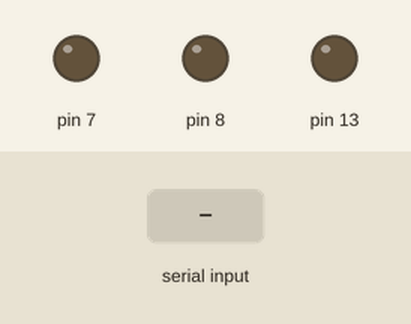
Recording of a sketch running on a simulated Arduino Uno, built with avr-gcc and run on an emulated ATmega328P. On the bench: output pins drawn as LEDs (lit = HIGH). The test bench sets the inputs (shaded band). What the sketch prints to the serial monitor is not drawn.

Above: at 1.4 s.
1.5 s: "1" received over the second serial link
At 2.7 s:
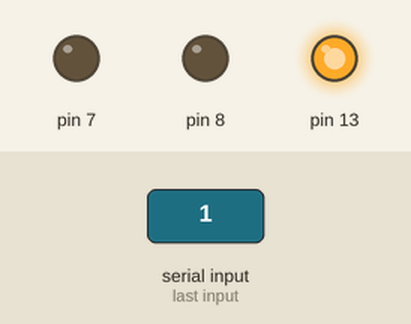
3.0 s: "0" received over the second serial link
At 4.0 s:
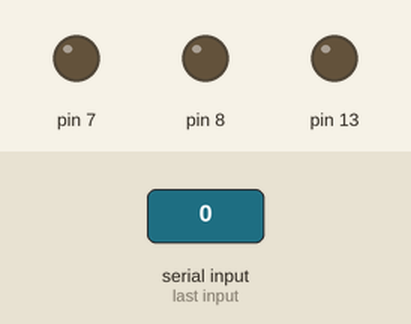
4.5 s: "2" received over the second serial link
At 5.1 s:
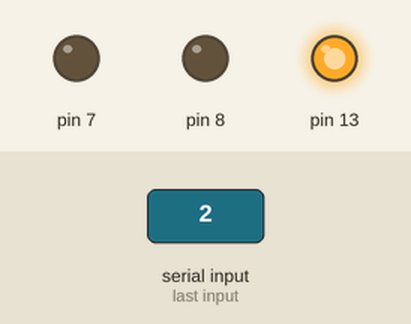
Timing chart, 0 to 7.5 s (numbered marks = the images above; inputs shaded):
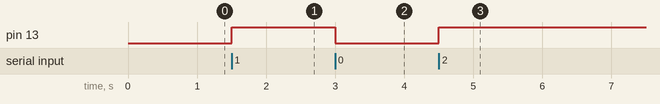

The sketch:

loraTestRx.ino
```cpp
#include <SoftwareSerial.h>

SoftwareSerial mySerial(10, 11); // RX, TX


void setup()
{
	pinMode(7, OUTPUT);
	pinMode(8, OUTPUT);
	pinMode(13, OUTPUT);

	digitalWrite(7, LOW);
	digitalWrite(8, LOW);

	Serial.begin(9600);
	mySerial.begin(9600);

	Serial.println("Init");

	delay(200);
}

void loop()
{
	if (mySerial.available())
	{
		Serial.write(mySerial.read());
		digitalWrite(13, (!digitalRead(13)));
	}
}
```

Measured:
- after the input at 1.5 s, pin 13: LOW → HIGH at once
- after the input at 3.0 s, pin 13: HIGH → LOW at once
- after the input at 4.5 s, pin 13: LOW → HIGH at once
